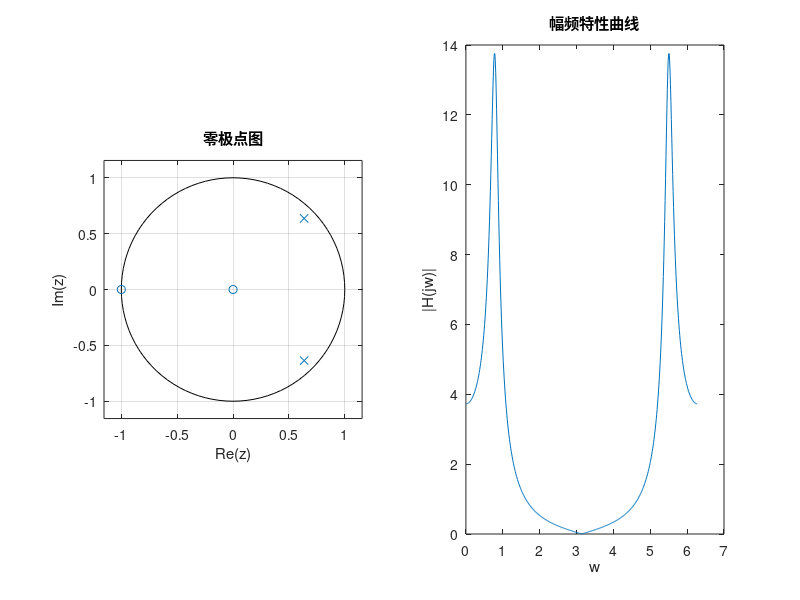

MATLAB code for this plot:
%3
b=[1,1];
a=[1,-1.273,0.81];
[H,w]=freqz(b,a,521,'whole');
figure;subplot(121);zplane(b,a);
xlabel('Re(z)');ylabel('Im(z)');title('零极点图' );
subplot(122);plot(w,abs(H));
xlabel('w');ylabel('|H(jw)|');title('幅频特性曲线');
